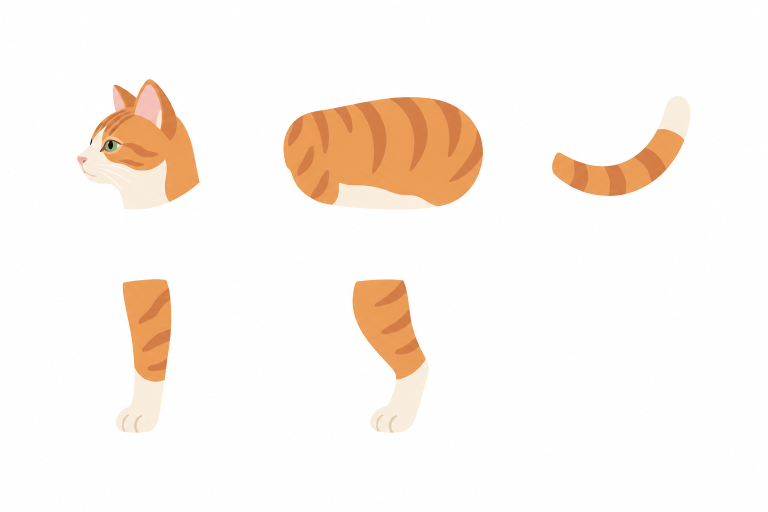
#> input picture assets/v2/parts/cheese.png, 1536 x 1024 px (shown at 1/2 size); its folder holds only this picture in this run
$ python slice_parts.py
#> lines starting #> are read from the running program, lines starting #| are printed output that depends on the picture
"""assets/v2/parts/<id>.png (3×2 파츠 시트) → assets/v2/parts/<id>/<part>.png + parts_meta.js

1) 칸마다 흰 배경을 지우고 여백을 잘라 같은 배율로 저장 (한 시트 안에서 파츠 크기가 맞게)
2) 파츠의 알파 마스크를 분석해서 관절 위치를 자동으로 찾음 (고정 비율로 붙이면 종마다 어긋나서)
   - 다리: 윗면 중앙 = 어깨/엉덩이 관절, 불투명 높이 = 다리 길이
   - 머리: 가장 아래쪽 가장자리(목이 잘린 면)의 중심 = 목 관절
   - 꼬리: 가장 왼쪽 끝부분의 중심 = 꼬리 뿌리
   - 몸통: 윤곽에서 목·꼬리·어깨·엉덩이 붙을 자리 (어깨·엉덩이는 배 윤곽 바로 안쪽)
사용법: python idle/dev/slice_parts.py
"""
import glob
import json
import os

from PIL import Image, ImageDraw

ROOT = os.path.join(os.path.dirname(__file__), '..', '..', 'assets', 'v2', 'parts')
CELLS = {'head': (0, 0), 'torso': (1, 0), 'tail': (2, 0), 'front': (0, 1), 'back': (1, 1)}
SCALE = 0.42
MARK = (255, 0, 255, 255)
# 종별 다리 길이 (몸통 높이 대비 보이는 다리 길이)
LEG_RATIO = {'default': 0.95, 'loaf': 0.5, 'chonk': 0.55, 'gym': 0.85}


def clear_white(im):
    w, h = im.size
    for seed in [(0, 0), (w - 1, 0), (0, h - 1), (w - 1, h - 1), (w // 2, 0), (w // 2, h - 1), (0, h // 2), (w - 1, h // 2)]:
        px = im.getpixel(seed)
        if px[:3] != MARK[:3] and min(px[:3]) > 222:
            ImageDraw.floodfill(im, seed, MARK, thresh=45)
    d = im.load()
    for y in range(h):
        for x in range(w):
            if d[x, y] == MARK:
                d[x, y] = (255, 255, 255, 0)
    return im


def mask(im):
    a = im.split()[3].load()
    w, h = im.size
    return [[a[x, y] > 40 for x in range(w)] for y in range(h)]


def rows_cols(m):
    h, w = len(m), len(m[0])
    return h, w


def centroid(m, pred):
    sx = sy = n = 0
    h, w = rows_cols(m)
    for y in range(h):
        for x in range(w):
            if m[y][x] and pred(x, y):
                sx += x; sy += y; n += 1
    return (sx / n, sy / n) if n else None


def leg_joint(m):
    h, w = rows_cols(m)
    top = next(y for y in range(h) if any(m[y]))
    xs = [x for x in range(w) if any(m[yy][x] for yy in range(top, min(h, top + 6)))]
    return [(min(xs) + max(xs)) / 2 / w, (top + h * 0.05) / h], (h - top) / h


def head_joint(m):
    # 목이 잘린 면: 아래쪽 15% 에 있는 픽셀 중 오른쪽 절반의 중심
    h, w = rows_cols(m)
    c = centroid(m, lambda x, y: y > h * 0.8 and x > w * 0.45) or centroid(m, lambda x, y: y > h * 0.8)
    return [c[0] / w, min(0.95, c[1] / h)]


def tail_joint(m):
    h, w = rows_cols(m)
    c = centroid(m, lambda x, y: x < w * 0.12)
    return [c[0] / w, c[1] / h]


def torso_anchors(m):
    h, w = rows_cols(m)
    bottom = []
    for x in range(w):
        ys = [y for y in range(h) if m[y][x]]
        bottom.append(max(ys) if ys else None)
    top = []
    for x in range(w):
        ys = [y for y in range(h) if m[y][x]]
        top.append(min(ys) if ys else None)
    xs = [x for x in range(w) if bottom[x] is not None]
    x0, x1 = min(xs), max(xs)
    span = x1 - x0

    def under(fx, inset):
        x = int(x0 + span * fx)
        return [x / w, (bottom[x] - h * inset) / h]

    def col_mid(fx, bias):
        x = int(x0 + span * fx)
        return [x / w, (top[x] + (bottom[x] - top[x]) * bias) / h]

    return {
        'neck': col_mid(0.06, 0.35),        # 앞쪽 위: 목
        'tail': col_mid(0.95, 0.3),          # 뒤쪽 위: 꼬리 뿌리
        'shoulder': under(0.2, 0.22),        # 앞쪽 배 윤곽 안쪽
        'hip': under(0.8, 0.22),             # 뒤쪽 배 윤곽 안쪽
    }


meta = {}
for sheet in sorted(glob.glob(os.path.join(ROOT, '*.png'))):
    sid = os.path.splitext(os.path.basename(sheet))[0]
    im = Image.open(sheet).convert('RGBA')
    cw, ch = im.width // 3, im.height // 2
#> cw = 512; ch = 512
    out = os.path.join(ROOT, sid)
    os.makedirs(out, exist_ok=True)
    info = {'size': {}, 'pivot': {}}
    masks = {}
    for part, (cx, cy) in CELLS.items():
        cell = clear_white(im.crop((cx * cw, cy * ch, (cx + 1) * cw, (cy + 1) * ch)))
        box = cell.getbbox()
        if not box:
            continue
        cell = cell.crop(box)
        cell = cell.resize((max(1, round(cell.width * SCALE)), max(1, round(cell.height * SCALE))), Image.LANCZOS)
        cell.save(os.path.join(out, part + '.png'), optimize=True)
        info['size'][part] = [cell.width, cell.height]
        masks[part] = mask(cell)
#> this loop made 5 passes
#> box on passes 1 to 5: (154, 158, 399, 419), (55, 194, 454, 418), (80, 192, 356, 392), (232, 46, 343, 354), (193, 47, 345, 354)
#> pass 1, `cell = clear_white(im.crop((cx * cw, cy * ch, (cx + 1) * cw, (cy + 1) ..`:
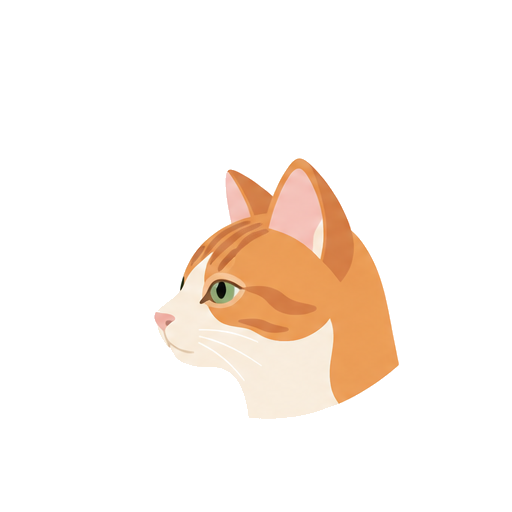
#> cell: PIL image 512x512 RGBA; mean R, G, B, A 251.9, 243.6, 236.7, 39.1; transparent parts drawn white
#> pass 1, `cell = cell.crop(box)`:
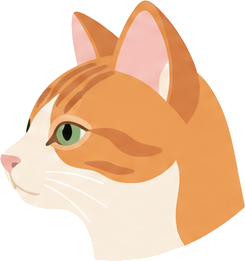
#> cell: PIL image 245x261 RGBA; mean R, G, B, A 242.2, 208.1, 180.2, 160.3; transparent parts drawn white
#> pass 1, `cell = cell.resize((max(1, round(cell.width * SCALE)), max(1, round(ce..`:
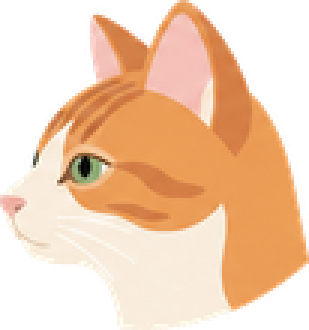
#> cell: PIL image 103x110 RGBA (shown 3 times larger); mean R, G, B, A 158.5, 123, 93.7, 160.4; transparent parts drawn white
#> pass 2, `cell = clear_white(im.crop((cx * cw, cy * ch, (cx + 1) * cw, (cy + 1) ..`:
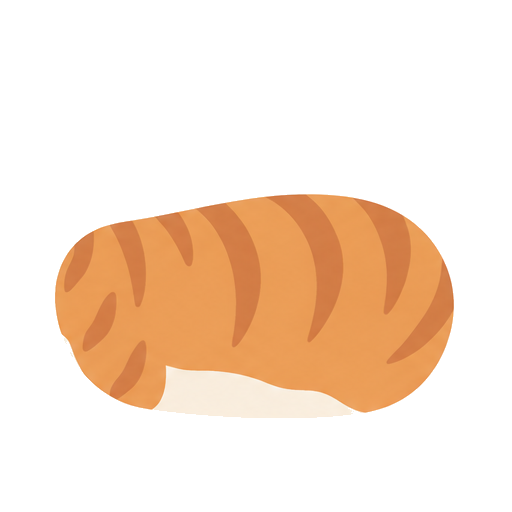
#> cell: PIL image 512x512 RGBA; mean R, G, B, A 248, 227.1, 209.6, 72.6; transparent parts drawn white
#> after the loop:
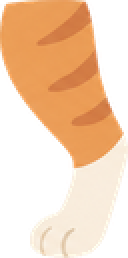
#> cell: PIL image 64x129 RGBA (shown 2 times larger); mean R, G, B, A 149.2, 114.1, 83.1, 146.3; transparent parts drawn white
#> after the loop, info = 2 items; masks = 5 items
    if 'torso' not in masks:
        continue
    info['anchor'] = torso_anchors(masks['torso'])
#> in rows_cols, `h, w = len(m), len(m[0])`: h = 94; w = 168
#> in torso_anchors, `h, w = rows_cols(m)`: h = 94; w = 168
#> after the loop in torso_anchors, `for x in range(w):`: bottom = 168 values, max 93 at index 65, min 52 at index 0, mean 86.43
#> after the loop in torso_anchors, `for x in range(w):`: top = 168 values, max 37 at index 167, min 0 at index 88, mean 8.11
#> in torso_anchors, `xs = [x for x in range(w) if bottom[x] is not None]`: xs = 168 values from 0 to 167
#> in torso_anchors, `x0, x1 = min(xs), max(xs)`: x0 = 0; x1 = 167
#> in col_mid, `x = int(x0 + span * fx)`: x = 10
#> in under, `x = int(x0 + span * fx)`: x = 33
    if 'head' in masks: info['pivot']['head'] = head_joint(masks['head'])
#> in head_joint, `h, w = rows_cols(m)`: h = 110; w = 103
#> in centroid, `h, w = rows_cols(m)`: h = 110; w = 103
#> in head_joint, `c = centroid(m, lambda x, y: y > h * 0.8 and x > w * 0.45) or centroid..`: c = (67.25, 97.08)
    if 'tail' in masks: info['pivot']['tail'] = tail_joint(masks['tail'])
#> in tail_joint, `h, w = rows_cols(m)`: h = 84; w = 116
#> in tail_joint, `c = centroid(m, lambda x, y: x < w * 0.12)`: c = (7.16, 59.42)
    th = info['size']['torso'][1]
#> th = 94
    for leg in ('front', 'back'):
        if leg in masks:
            piv, _ = leg_joint(masks[leg])
            info['pivot'][leg] = piv
            # 보이는 다리 길이 = 몸통 높이 × 비율 이 되도록 다리 배율 계산
            hidden = th * (1 - info['anchor']['shoulder' if leg == 'front' else 'hip'][1])
            want = th * LEG_RATIO.get(sid, LEG_RATIO['default']) + hidden
            info.setdefault('legScale', {})[leg] = round(want / (info['size'][leg][1] * (1 - piv[1])), 3)
#> this loop made 2 passes
#> (top in leg_joint, piv, hidden, want) on passes 1 to 2: (0, [0.521, 0.05], 25.68, 115), (0, [0.352, 0.05], 23.68, 113)
#> after the loop, info = 4 items
    meta[sid] = info
    print(sid, json.dumps(info, ensure_ascii=False))
#> (printed output is left out)

with open(os.path.join(ROOT, 'parts_meta.js'), 'w', encoding='utf-8') as f:
    f.write('// 자동 생성: idle/dev/slice_parts.py (관절 위치는 파츠 이미지 분석 결과)\nconst PARTS_META = ' + json.dumps(meta, ensure_ascii=False) + ';\n')

$ run again, on assets/v2/parts/mackerel.png
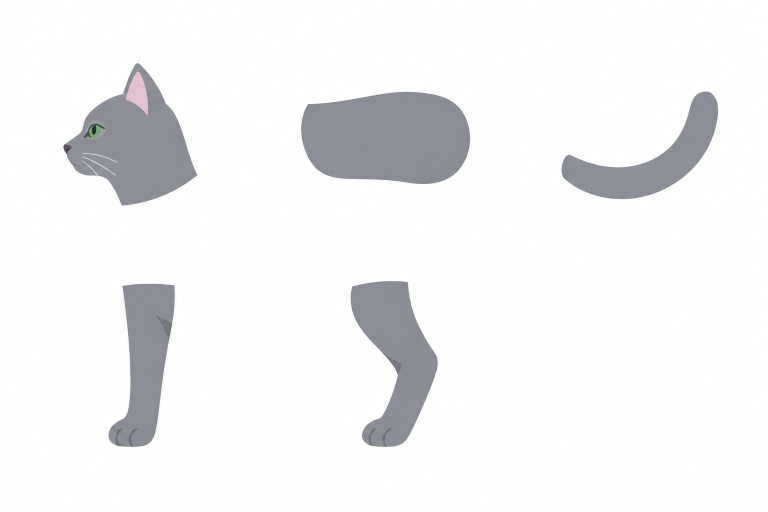
#> input picture assets/v2/parts/mackerel.png, 1536 x 1024 px (shown at 1/2 size)
#> the loop `for part, (cx, cy) in CELLS.items():` made 5 passes
#> box on passes 1 to 5: (126, 126, 395, 411), (90, 183, 429, 368), (99, 183, 412, 399), (217, 55, 350, 382), (189, 50, 364, 382)
#> pass 1, `cell = clear_white(im.crop((cx * cw, cy * ch, (cx + 1) * cw, (cy + 1) ..`:
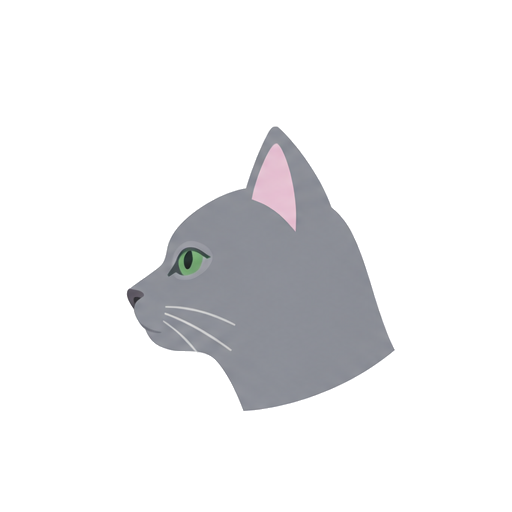
#> cell: PIL image 512x512 RGBA; mean R, G, B, A 237.1, 237.3, 238.6, 41.4; transparent parts drawn white
#> after the loop `for part, (cx, cy) in CELLS.items():`:
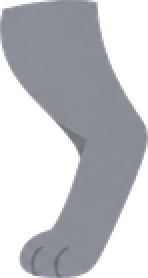
#> cell: PIL image 74x139 RGBA (shown 2 times larger); mean R, G, B, A 86.3, 87.8, 92.5, 140.1; transparent parts drawn white
#> after the loop `for part, (cx, cy) in CELLS.items():`: info = 2 items; masks = 5 items
#> in rows_cols, `h, w = len(m), len(m[0])`: h = 78; w = 142
#> in torso_anchors, `h, w = rows_cols(m)`: h = 78; w = 142
#> after the loop in torso_anchors, `for x in range(w):`: bottom = 142 values, max 77 at index 89, min 40 at index 0, mean 70.9
#> after the loop in torso_anchors, `for x in range(w):`: top = 142 values, max 32 at index 141, min 0 at index 75, mean 5.99
#> in torso_anchors, `xs = [x for x in range(w) if bottom[x] is not None]`: xs = 142 values from 0 to 141
#> x0 = 0; x1 = 141
#> in col_mid, `x = int(x0 + span * fx)`: x = 8
#> in under, `x = int(x0 + span * fx)`: x = 28
#> in head_joint, `h, w = rows_cols(m)`: h = 120; w = 113
#> in centroid, `h, w = rows_cols(m)`: h = 120; w = 113
#> in head_joint, `c = centroid(m, lambda x, y: y > h * 0.8 and x > w * 0.45) or centroid..`: c = (72.59, 105.5)
#> in tail_joint, `h, w = rows_cols(m)`: h = 91; w = 131
#> in tail_joint, `c = centroid(m, lambda x, y: x < w * 0.12)`: c = (8.21, 66.21)
#> th = 78
#> the loop `for leg in ('front', 'back'):` made 2 passes
#> (top in leg_joint, piv, hidden, want) on passes 1 to 2: (0, [0.589, 0.05], 23.16, 97.26), (0, [0.331, 0.05], 18.16, 92.26)
#> after the loop `for leg in ('front', 'back'):`: info = 4 items
#> (printed output is left out)
